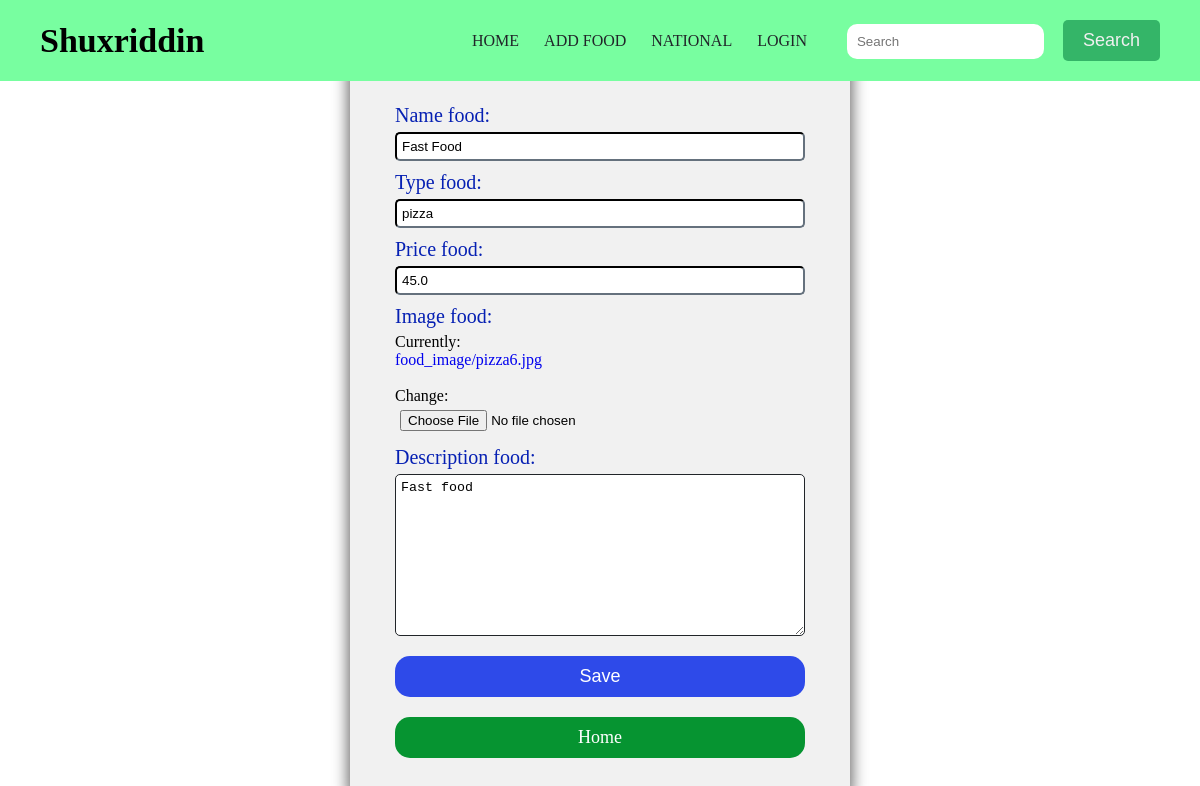
/food/edit/9/, run on the app's committed database.
### app/models.py (models this page shows, shortened)
class FoodApp(models.Model):
    user_name = models.ForeignKey(User, on_delete=models.CASCADE, default=1)  # food qo`shishda default=1 bo`lganligi sabab Shuxa ni tanlab ko`rsatadi
    name_food = models.CharField(max_length=100)
    type_food = models.CharField(max_length=200)
    price_food = models.FloatField(default=45.000)
    image_food = models.ImageField(upload_to='food_image', default='pic.jpg')
    description_food = models.TextField()

### app/views.py (the view)
# urls.py: path('edit/<int:id>/', views.update_food, name='update'),
def update_food(request, id):
    food = FoodApp.objects.get(id=id)
    form = CreateFood(request.POST or None, instance=food)
    if request.method == "POST":
        if form.is_valid():
            form.save()
            return redirect('index')
    return render(request, 'food/create_food.html', {'food': food, 'form': form})

### app/forms.py
class CreateFood(forms.ModelForm):
    class Meta:
        model = FoodApp
        fields = ['name_food', 'type_food', 'price_food', 'image_food', 'description_food']

### app/templates/food/create_food.html (shortened to what this page needs)
{% extends 'food/base.html' %}
{% load static %}
    {% block body %}
    <div class="container-form-create">
        <form method="POST" class="create-form">
            <h1>Create Car Card</h1>
            {% for item in form %}
            {{ item.label_tag }}
            {{ item }}
            {% endfor %}
            <button type="submit">Save</button>
            <a href="{% url 'index' %}" class="btn">Home</a>
        </form>
    </div>
    {% endblock %}

### app/static/food/style.css (style rules this page uses)
*, *::after, *::before { margin: 0; padding: 0; box-sizing: border-box; }
body { font-family: Cambria, Cochin, Georgia, Times, 'Times New Roman', serif, sans-serif; max-width: 1920px; margin: 0 auto; }
a { text-decoration: none; }
.btn { padding: 10px 20px; background: #069431; border-radius: 15px; }
.container-form-create { display: flex; align-items: center; justify-content: center; height: 100vh; }
.create-form { width: 500px; display: flex; flex-direction: column; padding: 45px; border-radius: 15px; background: #f1f1f1; box-shadow: 0 0 15px 2px rgba(33, 32, 32, 0.693); }
.create-form h1 { color: #212529; text-align: center; margin-bottom: 25px; }
.create-form label { margin-bottom: 5px; font-size: 20px; color: #0620b3; }
.create-form input, textarea { width: 100%; margin-bottom: 10px; padding: 5px; border-radius: 5px; border-color: #212529; }
.create-form textarea { overflow-y: auto; margin-bottom: 20px; }
.create-form button { width: 100%; padding: 10px; background: #2e4ae9; color: #fff; font-size: 18px; font-weight: 400; border: none; border-radius: 15px; margin-bottom: 20px; cursor: pointer; }
.create-form .btn { color: #fff; font-size: 18px; font-weight: 400; text-align: center; }
.create-form input[type='file'] { border: none; }

### data on the page
FoodApp: form "Fast Food" "pizza" "45.0" "Fast food"

### other printed values
{{ item.label_tag }} "Name food:" "Type food:" "Price food:" "Image food:" "Description food:"
